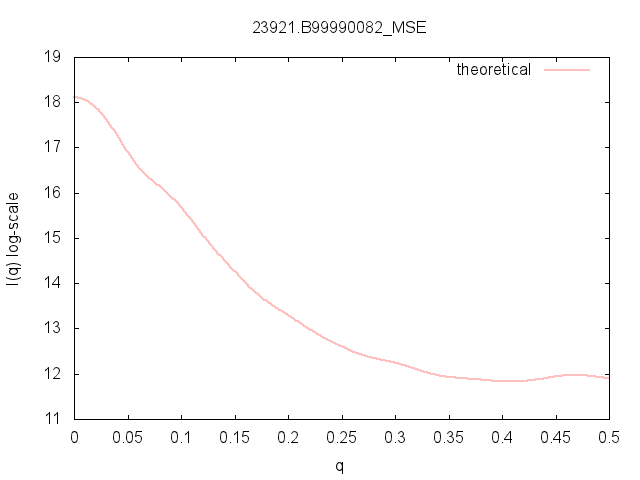

The gnuplot source for this figure:
set terminal png;set output "23921.B99990082_MSE.png";
set title "23921.B99990082_MSE";set xlabel "q";set ylabel "I(q) log-scale"
plot '23921.B99990082_MSE.pdb.dat' u 1:2 thru log(y) t "theoretical" w lines lw 2 lt 83
